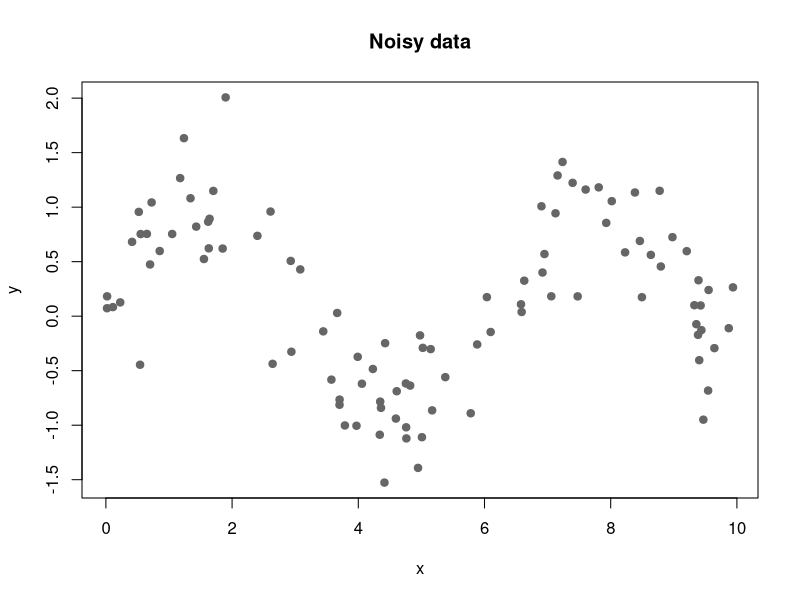
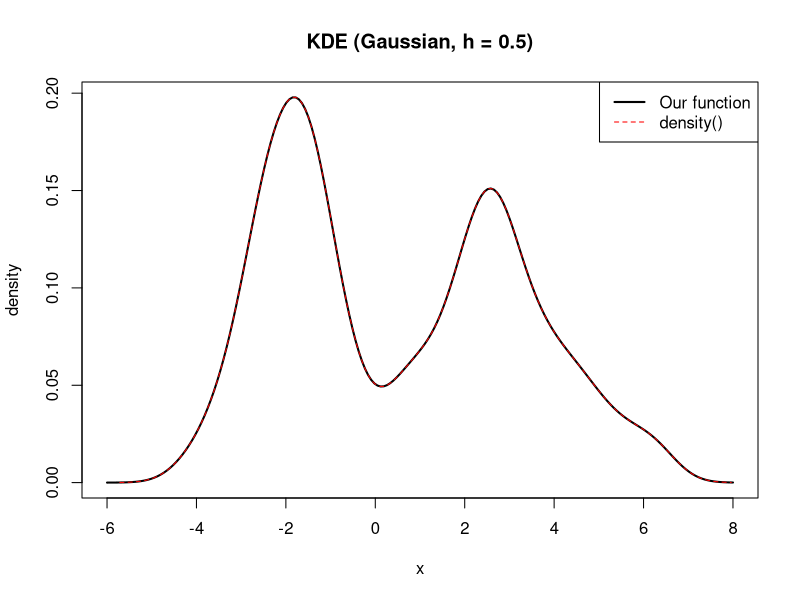
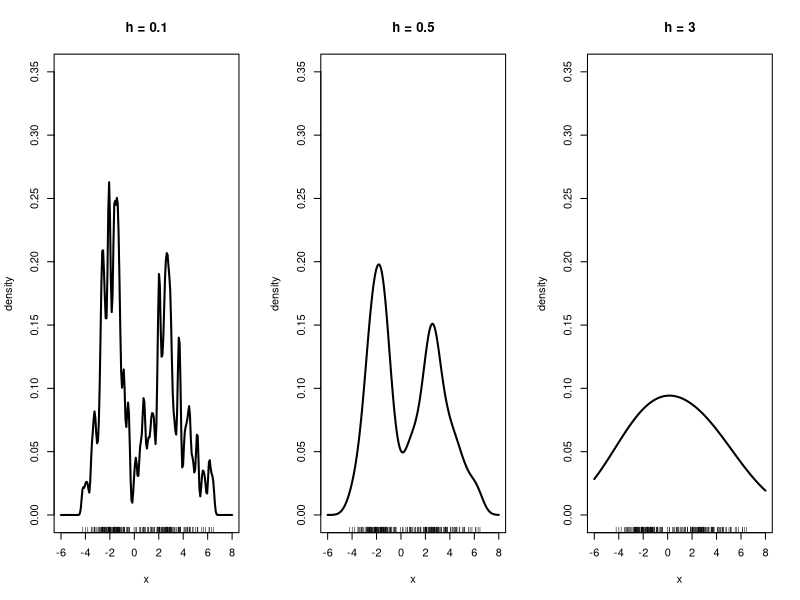
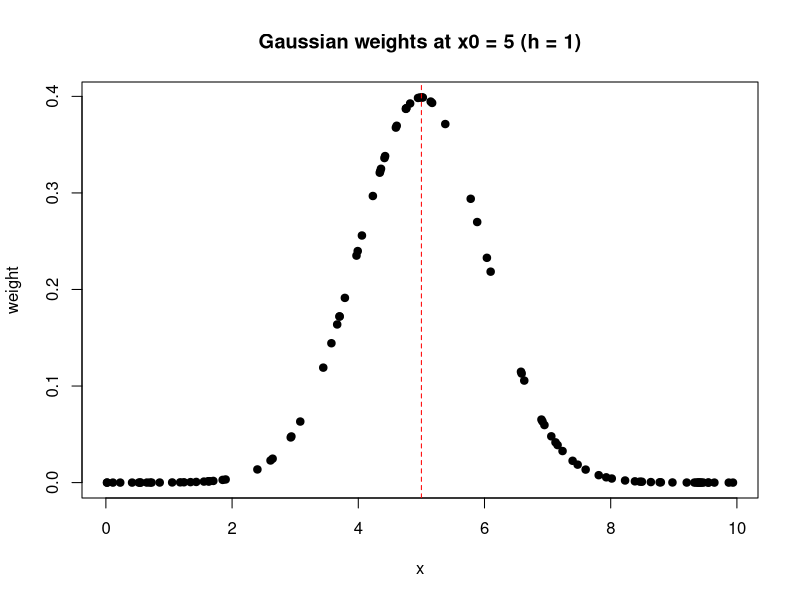
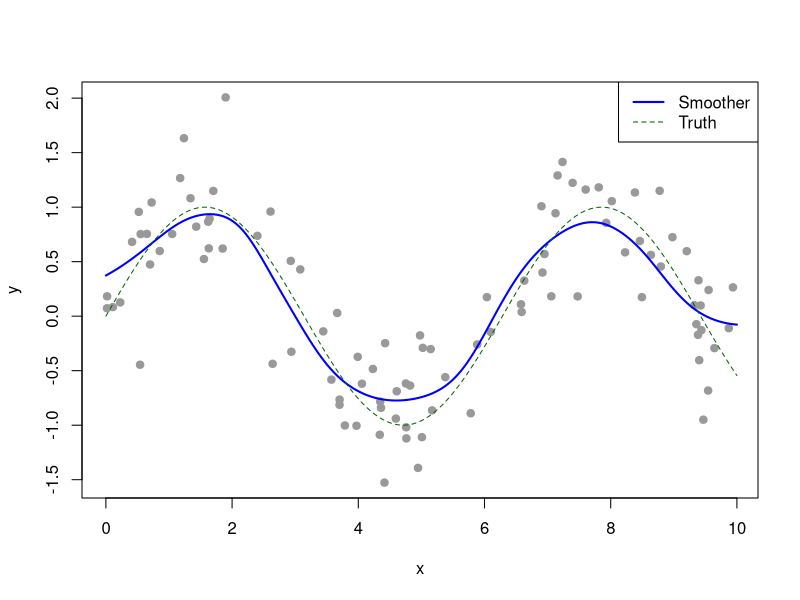
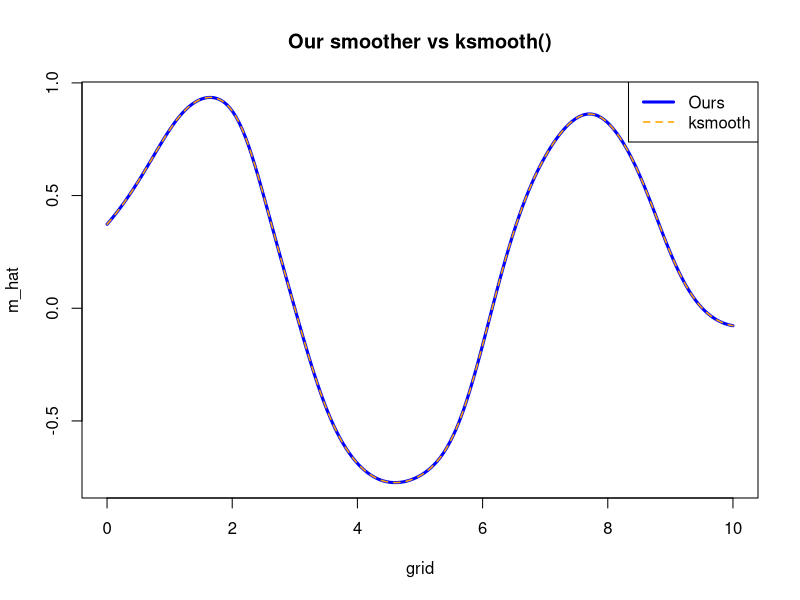
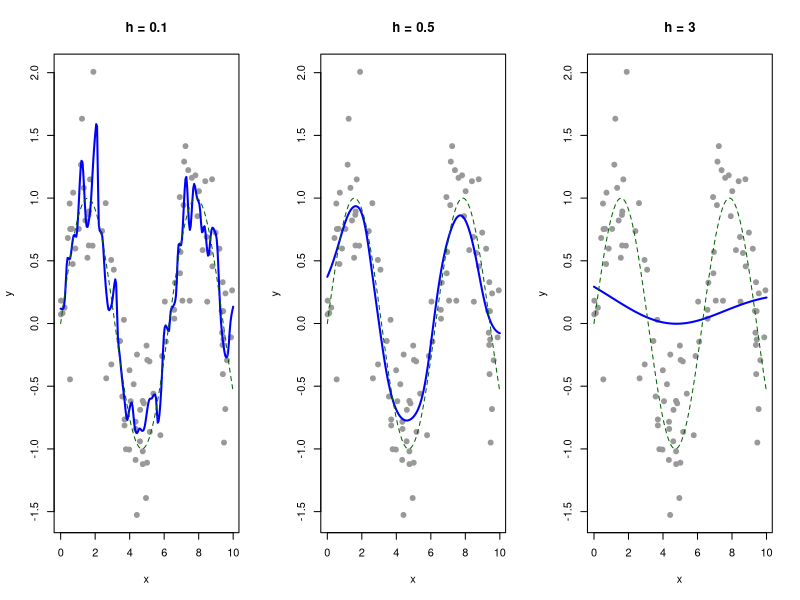
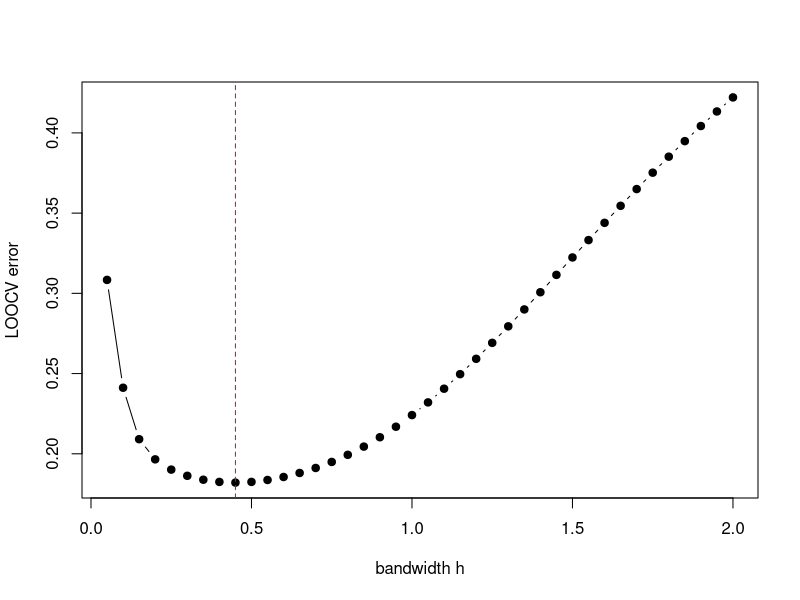

These charts were generated, in order, by the following R code:
## ---- chunk 1
#| label: setup
set.seed(1)

# Data for kernel density: a mix of two bumps
# (100 points centred at -2 with sd 1, 100 centred at 3 with sd 1.5)
z <- c(rnorm(100, mean = -2, sd = 1), rnorm(100, mean = 3, sd = 1.5))

# Data for kernel smoothing: noisy sine curve
n <- 100
x <- sort(runif(n, 0, 10))
y <- sin(x) + rnorm(n, sd = 0.4)

plot(x, y, pch = 19, col = "grey40", main = "Noisy data")
## ---- chunk 2
#| label: sol1-1
gauss_k <- function(u) dnorm(u)
rect_k  <- function(u) ifelse(abs(u) <= 1, 0.5, 0)
## ---- chunk 3
#| label: sol1-1-check
integrate(gauss_k, -Inf, Inf)$value
integrate(rect_k, -2, 2)$value
## ---- chunk 4
#| label: sol1-2
kde_at <- function(x0, data, h, K) {
  mean(K((x0 - data) / h)) / h
}

kde_at(0, z, 0.5, gauss_k)
kde_at(0, z, 0.5, rect_k)
## ---- chunk 5
#| label: sol1-2-check
h <- 0.5
sum(abs(z - 0) <= h) / (length(z) * 2 * h)   # equals kde_at(0, z, 0.5, rect_k)
## ---- chunk 6
#| label: sol1-3
grid  <- seq(-6, 8, length.out = 200)
f_hat <- sapply(grid, kde_at, data = z, h = 0.5, K = gauss_k)

plot(grid, f_hat, type = "l", lwd = 2, main = "KDE (Gaussian, h = 0.5)",
     xlab = "x", ylab = "density")
lines(density(z, bw = 0.5), col = "red", lty = 2)
legend("topright", c("Our function", "density()"),
       col = c("black", "red"), lty = c(1, 2), lwd = c(2, 1))
## ---- chunk 7
#| label: sol1-4
#| fig-width: 9
#| fig-height: 3.5
par(mfrow = c(1, 3))
for (h in c(0.1, 0.5, 3)) {
  f <- sapply(grid, kde_at, data = z, h = h, K = gauss_k)
  plot(grid, f, type = "l", lwd = 2, ylim = c(0, 0.35),
       main = paste("h =", h), xlab = "x", ylab = "density")
  rug(z)   # tick marks showing the actual data
}
par(mfrow = c(1, 1))
## ---- chunk 8
#| label: sol2-1
x0 <- 5
h  <- 1

# Way 1: directly average y in the window
way1 <- mean(y[abs(x - x0) <= h])

# Way 2: using the kernel weights
w    <- rect_k((x - x0) / h)
way2 <- sum(w * y) / sum(w)

c(way1 = way1, way2 = way2)
all.equal(way1, way2)
## ---- chunk 9
#| label: sol2-2
w <- gauss_k((x - x0) / h)
sum(w * y) / sum(w)

plot(x, w, pch = 19, main = "Gaussian weights at x0 = 5 (h = 1)",
     xlab = "x", ylab = "weight")
abline(v = x0, lty = 2, col = "red")
## ---- chunk 10
#| label: sol2-3
smooth_at <- function(x0, x, y, h, K) {
  w <- K((x - x0) / h)
  sum(w * y) / sum(w)
}

grid  <- seq(0, 10, length.out = 200)
m_hat <- sapply(grid, smooth_at, x = x, y = y, h = 0.5, K = gauss_k)

plot(x, y, pch = 19, col = "grey60")
lines(grid, m_hat, col = "blue", lwd = 2)
lines(grid, sin(grid), col = "darkgreen", lty = 2)
legend("topright", c("Smoother", "Truth"),
       col = c("blue", "darkgreen"), lty = c(1, 2), lwd = c(2, 1))
## ---- chunk 11
#| label: sol2-3-check
ks <- ksmooth(x, y, kernel = "normal", bandwidth = 0.5 / 0.3706,
              x.points = grid)
plot(grid, m_hat, type = "l", lwd = 3, col = "blue",
     main = "Our smoother vs ksmooth()")
lines(ks$x, ks$y, col = "orange", lwd = 1.5, lty = 2)
legend("topright", c("Ours", "ksmooth"),
       col = c("blue", "orange"), lty = c(1, 2), lwd = c(3, 1.5))
## ---- chunk 12
#| label: sol2-4
#| fig-width: 9
#| fig-height: 3.5
par(mfrow = c(1, 3))
for (h in c(0.1, 0.5, 3)) {
  fit <- sapply(grid, smooth_at, x = x, y = y, h = h, K = gauss_k)
  plot(x, y, pch = 19, col = "grey60", main = paste("h =", h))
  lines(grid, fit, col = "blue", lwd = 2)
  lines(grid, sin(grid), col = "darkgreen", lty = 2)
}
par(mfrow = c(1, 1))
## ---- chunk 13
#| label: sol3-1
loocv <- function(h, x, y, K) {
  n <- length(x)
  errs <- sapply(1:n, function(i) {
    pred <- smooth_at(x[i], x[-i], y[-i], h, K)   # leave i out
    (y[i] - pred)^2
  })
  mean(errs)
}

loocv(0.5, x, y, gauss_k)
## ---- chunk 14
#| label: sol3-2
h_grid <- seq(0.05, 2, length.out = 40)
cv     <- sapply(h_grid, loocv, x = x, y = y, K = gauss_k)

plot(h_grid, cv, type = "b", pch = 19,
     xlab = "bandwidth h", ylab = "LOOCV error")

h_best <- h_grid[which.min(cv)]
abline(v = h_best, col = "red", lty = 2)
h_best
## ---- chunk 15
#| label: sol3-3
grid <- seq(0, 10, length.out = 200)
fit  <- function(h) sapply(grid, smooth_at, x = x, y = y, h = h, K = gauss_k)

plot(x, y, pch = 19, col = "grey60")
lines(grid, fit(0.05),   col = "orange", lwd = 2)
lines(grid, fit(h_best), col = "blue",   lwd = 2)
lines(grid, fit(3),      col = "red",    lwd = 2)
lines(grid, sin(grid),   col = "darkgreen", lty = 2)
legend("topright",
       c("h = 0.05 (under)", "h = best", "h = 3 (over)", "truth"),
       col = c("orange", "blue", "red", "darkgreen"),
       lwd = c(2, 2, 2, 1), lty = c(1, 1, 1, 2))
## ---- chunk 16
#| label: sol-bonus1
# Count how many left-out predictions fail because the window is empty
count_empty <- function(h, x, y, K) {
  n <- length(x)
  sum(sapply(1:n, function(i) {
    w <- K((x[-i] - x[i]) / h)
    sum(w) == 0
  }))
}

# CV error that ignores empty windows (NaN) and reports how many there were
loocv_rect <- function(h, x, y) {
  n <- length(x)
  errs <- sapply(1:n, function(i) {
    (y[i] - smooth_at(x[i], x[-i], y[-i], h, rect_k))^2
  })
  mean(errs, na.rm = TRUE)
}

h_small <- c(0.05, 0.1, 0.2, 0.5)
data.frame(
  h = h_small,
  empty_windows = sapply(h_small, count_empty, x = x, y = y, K = rect_k)
)
## ---- chunk 17
#| label: sol-bonus1-plot
h_grid2 <- seq(0.3, 2, length.out = 30)
ok      <- sapply(h_grid2, count_empty, x = x, y = y, K = rect_k) == 0
cv_rect <- sapply(h_grid2[ok], loocv_rect, x = x, y = y)

plot(h_grid2[ok], cv_rect, type = "b", pch = 19,
     xlab = "bandwidth h (rectangle kernel)", ylab = "LOOCV error")
abline(v = h_grid2[ok][which.min(cv_rect)], col = "red", lty = 2)
## ---- chunk 18
#| label: sol-bonus2
c(rule_of_thumb = bw.nrd0(z),
  unbiased_cv   = bw.ucv(z))
